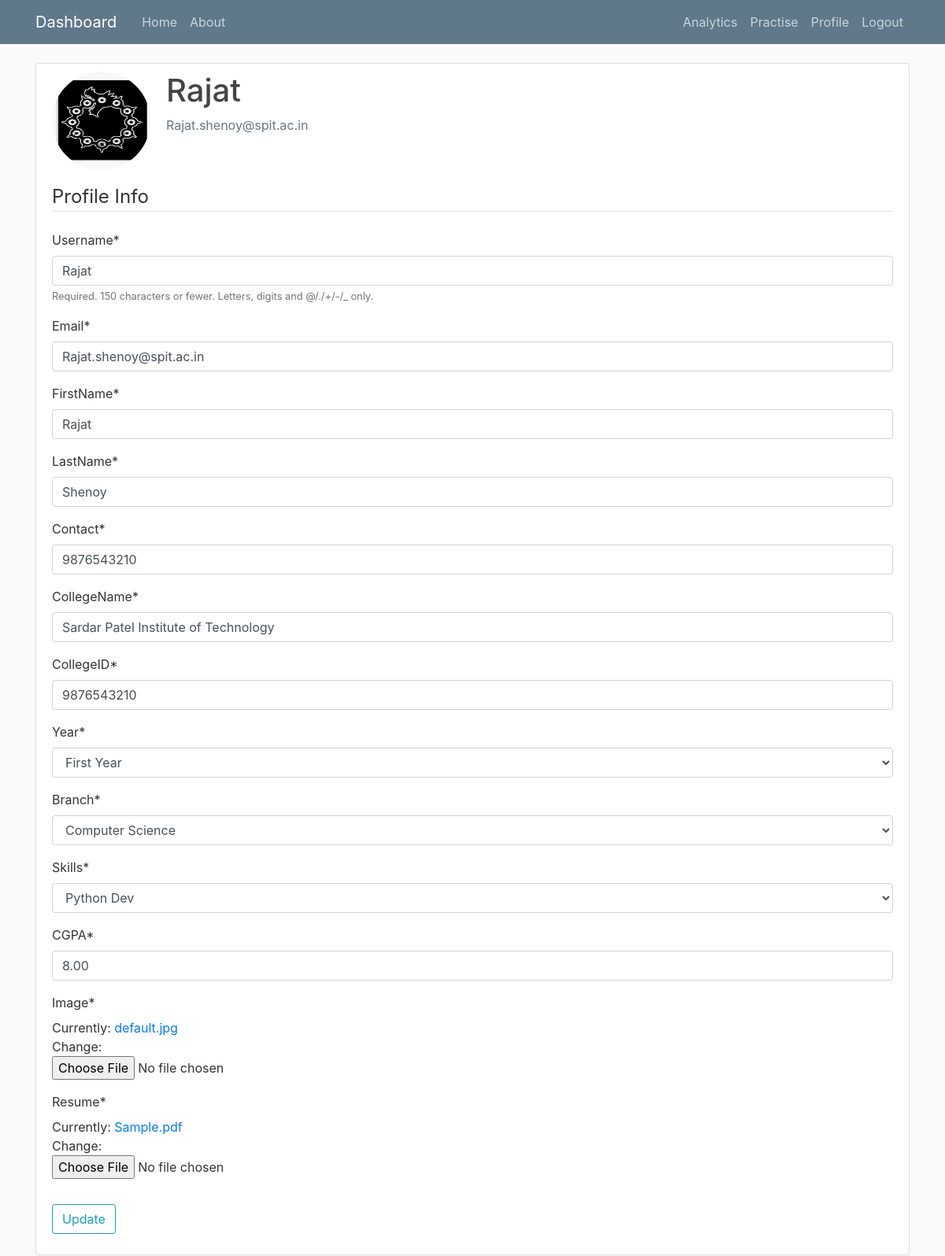
The page /profile/ (signed in) on the database its author committed.
### users/models.py (models this page shows, shortened)
class Profile(models.Model):
    user = models.OneToOneField(User , on_delete = models.CASCADE)
    year = (('FE','First Year'),('SE','Second Year'),('TE','Third Year'),('BE','Final Year'))
    branch = (('CS','Computer Science'),('IT','Information Technology'),('EXTC','Electronics and Telecommunication'),('ETRX','Electronics'))
    skills = (
        ('PYTHON DEV','Python Dev'),
        ('JAVA DEV','Java Dev'),
        ('FRONTEND DEV','Frontend Dev'),
        ('BACKEND DEV','Backend Dev'),
        ('FULLSTACK DEV','Fullstack Dev'),
        ('DATA SCIENTIST','Data Scientist')
    )
    FirstName = models.CharField(max_length = 100, default="")
    LastName = models.CharField(max_length=100,default="")
    Contact = models.DecimalField(decimal_places = 0 ,max_digits=10,default=0)
    CollegeName = models.CharField(max_length = 100,default="")
    CollegeID = models.DecimalField(decimal_places = 0 ,max_digits=10,default=0)
    Year = models.CharField(max_length=10, choices = year,default="FE" )
    Branch = models.CharField(max_length=10, choices = branch,default="CS" )
    CGPA = models.DecimalField(decimal_places=2, default=8, max_digits=4)
    Skills = models.CharField(max_length=20, choices = skills,default="JAVA DEV" )
    image = models.ImageField(default = 'default.jpg', upload_to = 'profilepics')
    Resume = models.FileField(default = 'Sample.pdf', upload_to = 'Resume')

### users/views.py (the view)
# urls.py: path('profile/',user_views.profile,name = 'profile'),
@login_required
def profile(request):
    if request.method == 'POST':
        u_form  = UserUpdateForm(request.POST, instance=request.user)
        p_form = ProfileUpdateForm(request.POST,request.FILES, instance=request.user.profile)
        if u_form.is_valid() and p_form.is_valid():
            u_form.save()
            p_form.save()
            messages.success(request, f'Your account has been updated!')
            return redirect('profile')
    else:
        u_form  = UserUpdateForm(instance=request.user)
        p_form = ProfileUpdateForm(instance=request.user.profile)
    context = {
        'u_form' : u_form,
        'p_form' : p_form
    }
    return render(request, 'users/profile.html', context)

### users/forms.py
class UserUpdateForm(forms.ModelForm):
    email = forms.EmailField()
    class Meta:
        model = User
        fields = ['username','email']

class ProfileUpdateForm(forms.ModelForm):
    class Meta:
        model = Profile
        fields = ['FirstName','LastName','Contact','CollegeName','CollegeID','Year','Branch','Skills','CGPA','image','Resume']

### users/templates/users/profile.html (shortened to what this page needs)
{% extends 'TPO/base.html'%}
{% load crispy_forms_tags %}
{% block content %}
    <div class="content-section">
        <div class="media">
        <img class="rounded-circle account-img" src="{{ user.profile.image.url }}">
        <div class="media-body">
            <h2 class="account-heading">{{ user.username }}</h2>
            <p class="text-secondary">{{ user.email }}</p>
        </div>
        </div>
        <form method = "POST" enctype="multipart/form-data">
            <fieldset class = "form-group">
                <legend class = "border-bottom mb-4">
                    Profile Info
                </legend>
                {{ u_form|crispy }}
                {{ p_form|crispy }}
            </fieldset>
            <div class = "form-group">
                <button class = "btn btn-outline-info" type = "submit">Update</button>
            </div>
        </form>
    </div>
{% endblock content %}

### TPO/static/TPO/main.css (style rules this page uses)
body { background: #fafafa; color: #333333; margin-top: 5rem; }
h1, h2, h3, h4, h5, h6 { color: #444444; }
.content-section { background: #ffffff; padding: 10px 20px; border: 1px solid #dddddd; border-radius: 3px; margin-bottom: 20px; }
.account-img { height: 125px; width: 125px; margin-right: 20px; margin-bottom: 16px; }
.account-heading { font-size: 2.5rem; }

### rows shown on the page
Profile: FirstName "Rajat", LastName "Shenoy", Contact "9876543210", CollegeName "Sardar Patel Institute of Technology", CollegeID "9876543210", Year "First Year", Branch "Computer Science", Skills "Python Dev", CGPA "8.00"

### other values the page prints
{{ user.username }} "Rajat"
{{ user.email }} "Rajat.shenoy@spit.ac.in"
